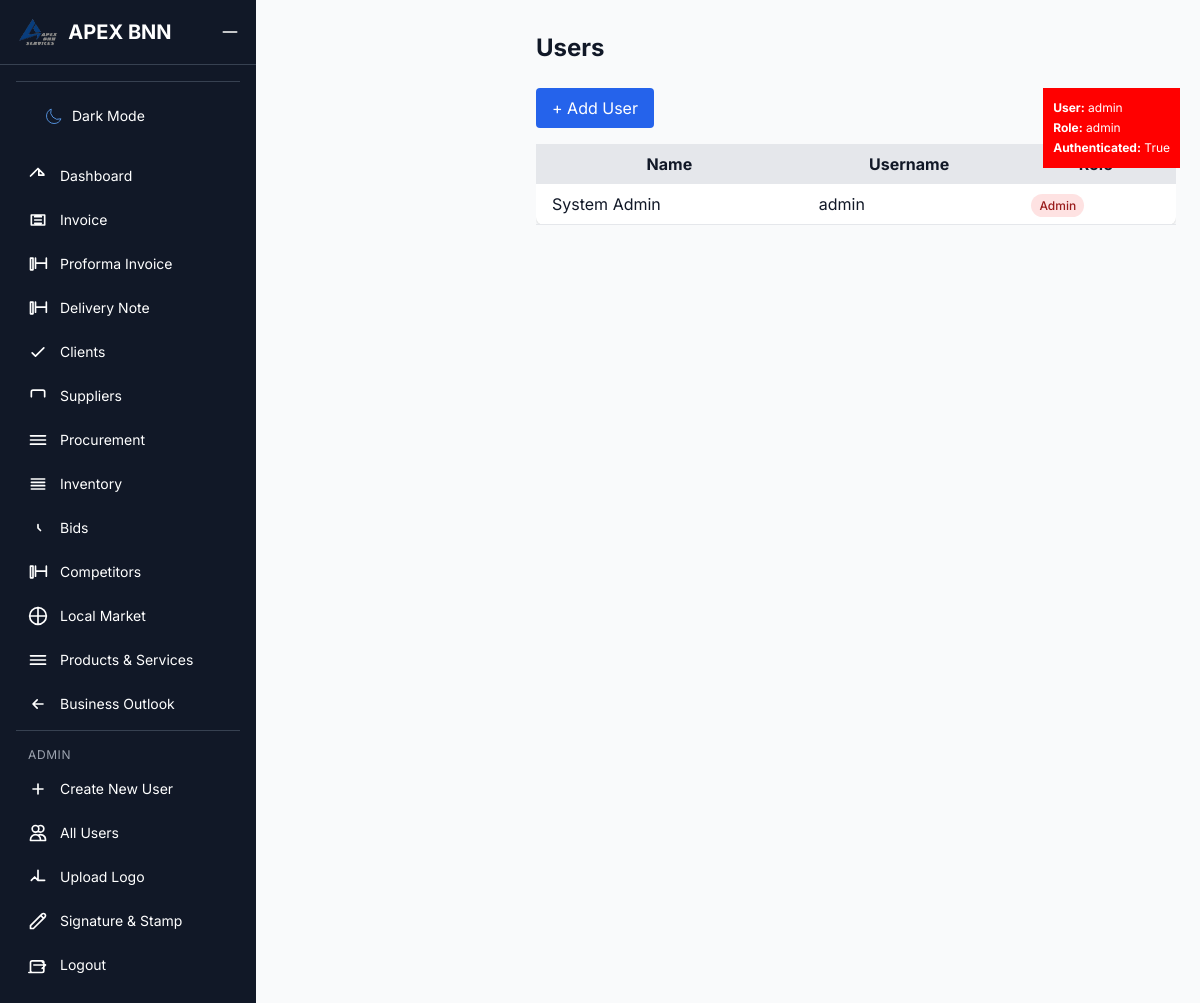
Screenshot of /users (signed in) with the database file from the repository.
### models_core/models.py (models this page shows, shortened)
class User(db.Model, UserMixin):
    id = db.Column(db.Integer, primary_key=True)
    username = db.Column(db.String(100), unique=True, nullable=False)
    password = db.Column(db.String(200), nullable=False)
    role = db.Column(db.String(20), default='accountant')
    full_name = db.Column(db.String(100))

### app.py (the view)
@app.route('/users')
@login_required
@role_required(['admin'])
def list_users():
    try:
        users = User.query.all()
        return render_template('users/list.html', users=users)
    except Exception as e:
        print(f"Error fetching users: {e}")
        flash("An error occurred while loading users.", "error")
        return "An error occurred.", 500

### app.py (called while the page is built)
def role_required(roles):
    def decorator(f):
        @wraps(f)
        @login_required  # ← Add this here!
        def decorated_function(*args, **kwargs):
            if current_user.role not in roles:
                flash("You don't have permission to access this page.", "error")
                return redirect(url_for('dashboard'))
            return f(*args, **kwargs)
        return decorated_function
    return decorator

@app.context_processor
def inject_datetime():
    return {'datetime': datetime, 'now': datetime.now}

### templates/users/list.html (shortened to what this page needs)
{% extends "base.html" %}
{% block content %}
<h1 class="text-2xl font-bold mb-6">Users</h1>
<a href="{{ url_for('add_user') }}" class="bg-blue-600 text-white px-4 py-2 rounded mb-4 inline-block">+ Add User</a>
{% if users %}
  <div class="overflow-x-auto">
    <table class="min-w-full bg-white rounded-lg shadow">
      <thead class="bg-gray-200">
        <tr>
          <th class="px-4 py-2">Name</th>
          <th class="px-4 py-2">Username</th>
          <th class="px-4 py-2">Role</th>
        </tr>
      </thead>
      <tbody>
        {% for user in users %}
        <tr class="border-b hover:bg-gray-50">
          <td class="px-4 py-2">{{ user.full_name or '-' }}</td>
          <td class="px-4 py-2">{{ user.username }}</td>
          <td class="px-4 py-2">
            <span class="px-2 py-1 rounded-full text-xs font-medium
              {% if user.role == 'admin' %}bg-red-100 text-red-800
              {% else %}bg-blue-100 text-blue-800{% endif %}">
              {{ user.role.title() }}
            </span>
          </td>
        </tr>
        {% endfor %}
      </tbody>
    </table>
  </div>
{% else %}
  <p class="text-gray-500">No users found.</p>
{% endif %}
{% endblock %}

### templates/base.html (shortened to what this page needs)
<!DOCTYPE html>
<html lang="en" x-data="{ theme: localStorage.getItem('theme') || 'light' }" :data-theme="theme">
<head>
  <script src="https://cdn.tailwindcss.com"></script>
<body x-data="{ sidebarOpen: true }"
      :class="theme === 'dark' ? 'dark' : ''"
      class="min-h-screen bg-gray-50 text-gray-900 transition-colors duration-300">
  <div class="flex">
    <aside :class="sidebarOpen ? 'w-64' : 'w-20'"
           class="bg-gray-900 text-white h-screen transition-all duration-300 fixed lg:static z-50">
      <div class="flex items-center justify-between px-4 py-4 border-b border-gray-700">
        <div class="flex items-center gap-2">
          <img src="{{ url_for('static', filename='images/logo.png') }}" alt="Logo" class="h-8 w-auto" />
          <span class="text-xl font-bold" x-show="sidebarOpen">APEX BNN</span>
        </div>
        <button @click="sidebarOpen = !sidebarOpen" class="hidden lg:block text-white focus:outline-none">
          <svg xmlns="http://www.w3.org/2000/svg" class="h-5 w-5 transform transition-transform duration-300"
               :class="sidebarOpen ? 'rotate-180' : ''" fill="none" viewBox="0 0 24 24" stroke="currentColor">
            <path stroke-linecap="round" stroke-linejoin="round" stroke-width="2" d="M20 12H4" />
          </svg>
        </button>
      </div>
      <nav class="p-4 space-y-2 text-sm">
        <div class="p-4 border-t border-gray-700">
          <button @click="theme = theme === 'light' ? 'dark' : 'light'; localStorage.setItem('theme', theme)"
            class="w-full text-left px-3 py-2 rounded hover:bg-gray-800 flex items-center gap-2">
              <span x-show="sidebarOpen" x-text="theme === 'light' ? 'Dark Mode' : 'Light Mode'" class="text-sm"></span>
          </button>
        </div>
        <a href="{{ url_for('dashboard') }}" class="flex items-center gap-3 px-3 py-2 rounded hover:bg-gray-800">
          <svg class="h-5 w-5" fill="none" stroke="currentColor" viewBox="0 0 24 24">
            <path stroke-linecap="round" stroke-linejoin="round" stroke-width="2" d="M3 12l2-2m0 0l7-7 7 7M13 5v6h6" />
          </svg>
          <span x-show="sidebarOpen">Dashboard</span>
        </a>
        <div style="position: fixed; top: 80px; right: 20px; z-index: 9999; background: red; color: white; padding: 10px; font-size: 12px;">
          <strong>User:</strong> {{ current_user.username }}<br>
          <strong>Role:</strong> {{ current_user.role }}<br>
          <strong>Authenticated:</strong> {{ current_user.is_authenticated }}
        </div>
        <a href="{{ url_for('generate_document', type='invoice') }}" class="flex items-center gap-3 px-3 py-2 rounded hover:bg-gray-800">
          <svg class="h-5 w-5" fill="none" stroke="currentColor" viewBox="0 0 24 24">
            <path stroke-linecap="round" stroke-linejoin="round" stroke-width="2" d="M8 16h8M8 12h8m-8-4h8M4 6h16v12H4z" />
          </svg>
          <span x-show="sidebarOpen">Invoice</span>
        </a>
        <a href="{{ url_for('generate_document', type='proforma') }}" class="flex items-center gap-3 px-3 py-2 rounded hover:bg-gray-800">
          <svg class="h-5 w-5" fill="none" stroke="currentColor" viewBox="0 0 24 24">
            <path stroke-linecap="round" stroke-linejoin="round" stroke-width="2" d="M9 17v-6h13v6M9 5v6h13V5M3 5h3v14H3z" />
          </svg>
          <span x-show="sidebarOpen">Proforma Invoice</span>
        </a>
        <a href="{{ url_for('generate_document', type='delivery_note') }}" class="flex items-center gap-3 px-3 py-2 rounded hover:bg-gray-800">
          <svg class="h-5 w-5" fill="none" stroke="currentColor" viewBox="0 0 24 24">
            <path stroke-linecap="round" stroke-linejoin="round" stroke-width="2" d="M9 17v-6h13v6M9 5v6h13V5M3 5h3v14H3z" />
          </svg>
          <span x-show="sidebarOpen">Delivery Note</span>
        </a>
        <a href="{{ url_for('list_clients') }}" class="flex items-center gap-3 px-3 py-2 rounded hover:bg-gray-800">
          <svg class="h-5 w-5" fill="none" stroke="currentColor" viewBox="0 0 24 24">
            <path stroke-linecap="round" stroke-linejoin="round" stroke-width="2" d="M5 13l4 4L19 7" />
          </svg>
          <span x-show="sidebarOpen">Clients</span>
        </a>
        <a href="{{ url_for('list_suppliers') }}" class="flex items-center gap-3 px-3 py-2 rounded hover:bg-gray-800">
          <svg class="h-5 w-5" fill="none" stroke="currentColor" viewBox="0 0 24 24">
            <path stroke-linecap="round" stroke-linejoin="round" stroke-width="2" d="M20 13V7a2 2 0 00-2-2H6a2 2 0 00-2 2v6" />
          </svg>
          <span x-show="sidebarOpen">Suppliers</span>
        </a>
        <a href="{{ url_for('list_procurement_items') }}" class="flex items-center gap-3 px-3 py-2 rounded hover:bg-gray-800">
          <svg class="h-5 w-5" fill="none" stroke="currentColor" viewBox="0 0 24 24">
            <path stroke-linecap="round" stroke-linejoin="round" stroke-width="2" d="M3 7h18M3 12h18M3 17h18" />
          </svg>
          <span x-show="sidebarOpen">Procurement</span>
        </a>
        <a href="{{ url_for('list_inventory') }}" class="flex items-center gap-3 px-3 py-2 rounded hover:bg-gray-800">
          <svg class="h-5 w-5" fill="none" stroke="currentColor" viewBox="0 0 24 24">
            <path stroke-linecap="round" stroke-linejoin="round" stroke-width="2" d="M4 6h16M4 10h16M4 14h16M4 18h16" />
          </svg>
          <span x-show="sidebarOpen">Inventory</span>
        </a>
        <a href="{{ url_for('list_bids') }}" class="flex items-center gap-3 px-3 py-2 rounded hover:bg-gray-800">
          <svg class="h-5 w-5" fill="none" stroke="currentColor" viewBox="0 0 24 24">
            <path stroke-linecap="round" stroke-linejoin="round" stroke-width="2" d="M12 8v4l3 3" />
          </svg>
          <span x-show="sidebarOpen">Bids</span>
        </a>
        <a href="{{ url_for('list_competitors') }}" class="flex items-center gap-3 px-3 py-2 rounded hover:bg-gray-800">
          <svg class="h-5 w-5" fill="none" stroke="currentColor" viewBox="0 0 24 24">
            <path stroke-linecap="round" stroke-linejoin="round" stroke-width="2" d="M9 17v-6h13v6M9 5v6h13V5M3 5h3v14H3z" />
          </svg>
          <span x-show="sidebarOpen">Competitors</span>
        </a>
        <a href="{{ url_for('list_local_market') }}" class="flex items-center gap-3 px-3 py-2 rounded hover:bg-gray-800">
          <svg class="h-5 w-5" fill="none" stroke="currentColor" viewBox="0 0 24 24">
            <circle cx="12" cy="12" r="10" stroke-width="2" />
            <path stroke-linecap="round" stroke-linejoin="round" stroke-width="2" d="M2 12h20M12 2v20" />
          </svg>
          <span x-show="sidebarOpen">Local Market</span>
        </a>
        <a href="{{ url_for('list_products_services') }}" class="flex items-center gap-3 px-3 py-2 rounded hover:bg-gray-800">
          <svg class="h-5 w-5" fill="none" stroke="currentColor" viewBox="0 0 24 24">
            <path stroke-linecap="round" stroke-linejoin="round" stroke-width="2" d="M3 7h18M3 12h18M3 17h18" />
          </svg>
          <span x-show="sidebarOpen">Products & Services</span>
        </a>
        <a href="{{ url_for('profitability_analysis') }}" class="flex items-center gap-3 px-3 py-2 rounded hover:bg-gray-800">
          <svg class="h-5 w-5" fill="none" stroke="currentColor" viewBox="0 0 24 24">
            <path stroke-linecap="round" stroke-linejoin="round" stroke-width="2" d="M11 17l-5-5m0 0l5-5m-5 5h12" />
          </svg>
          <span x-show="sidebarOpen">Business Outlook</span>
        </a>
        {% if current_user.is_authenticated and current_user.role|lower == 'admin' %}
          <div class="border-t border-gray-700 pt-4 mt-6 space-y-2">
            <p x-show="sidebarOpen" class="px-3 text-xs uppercase tracking-wider text-gray-400">Admin</p>
            <a href="{{ url_for('add_user') }}" class="flex items-center gap-3 px-3 py-2 rounded hover:bg-gray-800">
              <svg class="h-5 w-5" fill="none" stroke="currentColor" viewBox="0 0 24 24">
                <path stroke-linecap="round" stroke-linejoin="round" stroke-width="2" d="M12 6v6m0 0v6m0-6h6m-6 0H6" />
              </svg>
              <span x-show="sidebarOpen">Create New User</span>
            </a>
            <a href="{{ url_for('list_users') }}" class="flex items-center gap-3 px-3 py-2 rounded hover:bg-gray-800">
              <svg class="h-5 w-5" fill="none" stroke="currentColor" viewBox="0 0 24 24">
                <path stroke-linecap="round" stroke-linejoin="round" stroke-width="2" d="M12 4.354a4 4 0 110 5.292M15 21H3v-1a6 6 0 0112 0v1zm0 0h6v-1a6 6 0 00-9-5.197M13 7a4 4 0 11-8 0 4 4 0 018 0z" />
              </svg>
              <span x-show="sidebarOpen">All Users</span>
            </a>
            <a href="{{ url_for('upload_company_logo') }}" class="flex items-center gap-3 px-3 py-2 rounded hover:bg-gray-800">
              <svg class="h-5 w-5" fill="none" stroke="currentColor" viewBox="0 0 24 24">
                <path stroke-linecap="round" stroke-linejoin="round" stroke-width="2" d="M4 16l4-4 4 4m0 0h8m-8 0V4" />
              </svg>
              <span x-show="sidebarOpen">Upload Logo</span>
            </a>
            <a href="{{ url_for('upload_company_stamp') }}" class="flex items-center gap-3 px-3 py-2 rounded hover:bg-gray-800">
              <svg class="h-5 w-5" fill="none" stroke="currentColor" viewBox="0 0 24 24">
                <path stroke-linecap="round" stroke-linejoin="round" stroke-width="2" d="M15.232 5.232l3.536 3.536m-2.036-5.036a2.5 2.5 0 113.536 3.536L6.5 21.036H3v-3.572L16.732 3.732z" />
              </svg>
              <span x-show="sidebarOpen">Signature & Stamp</span>
            </a>
          </div>
        {% endif %}
        <a href="{{ url_for('logout') }}" class="flex items-center gap-3 px-3 py-2 rounded hover:bg-red-800 text-white mt-auto">
          <svg class="h-5 w-5" fill="none" stroke="currentColor" viewBox="0 0 24 24">
            <path stroke-linecap="round" stroke-linejoin="round" stroke-width="2" d="M17 16l4-4m0 0l-4-4m4 4H7m-6 9h16a2 2 0 002-2V9a2 2 0 00-2-2H5a2 2 0 00-2 2v10a2 2 0 002 2z" />
          </svg>
          <span x-show="sidebarOpen">Logout</span>
        </a>
      </nav>
    </aside>
    <main :class="sidebarOpen ? 'lg:ml-64' : 'lg:ml-20'" class="flex-1 px-6 py-8 transition-all duration-300">
      {% block content %}{% endblock %}
    </main>
  </div>
</body>
</html>

### templates/base.html (style rules this page uses)
body { font-family: 'Inter', sans-serif; background-color: #f8f9fa; color: #212529; transition: background-color 0.3s ease, color 0.3s ease; }

### rows the page displays
User: username "admin", role "admin", full_name "System Admin", role "Admin"

### other values shown
{{ current_user.is_authenticated }} "True"
